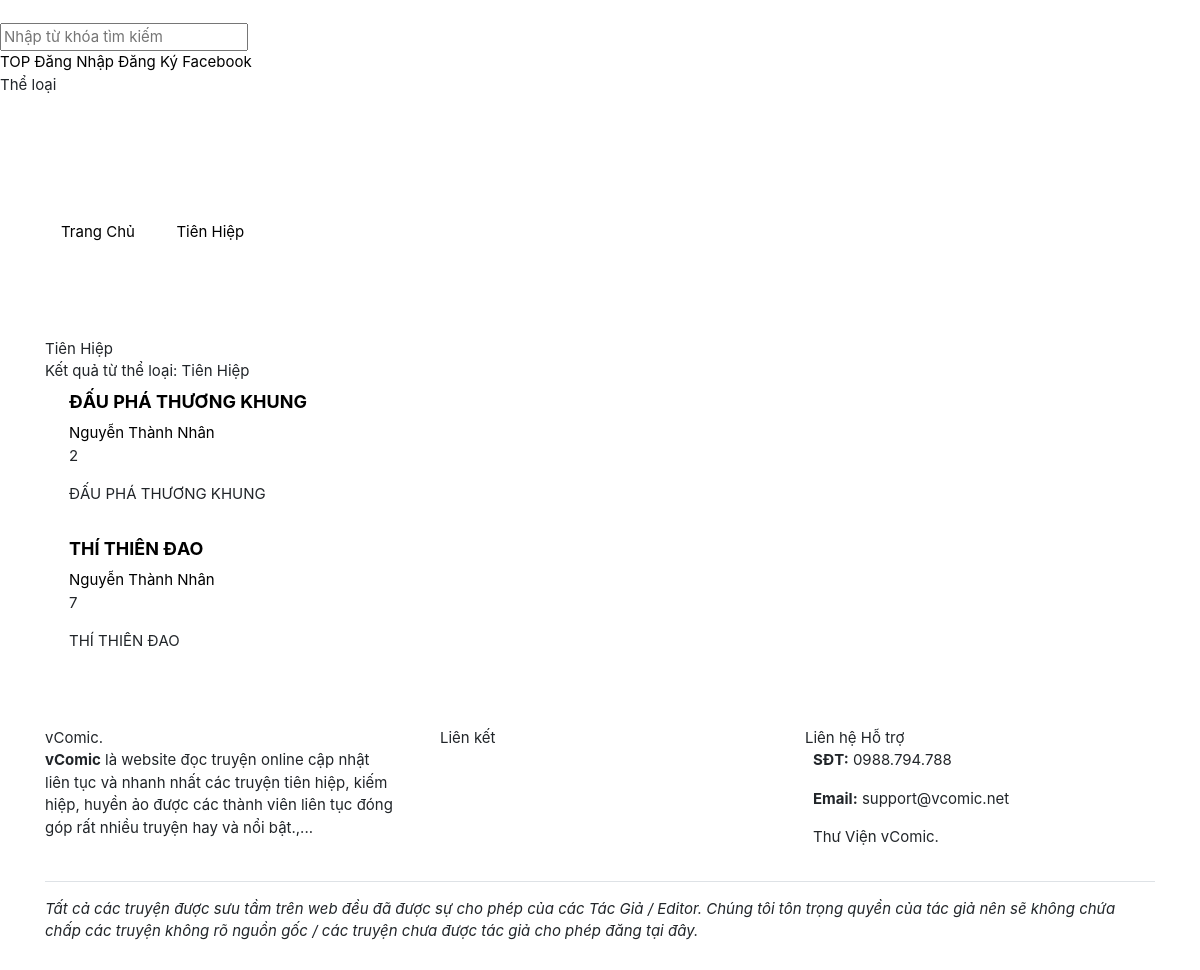
The app's page /category/tien-hiep, older data.
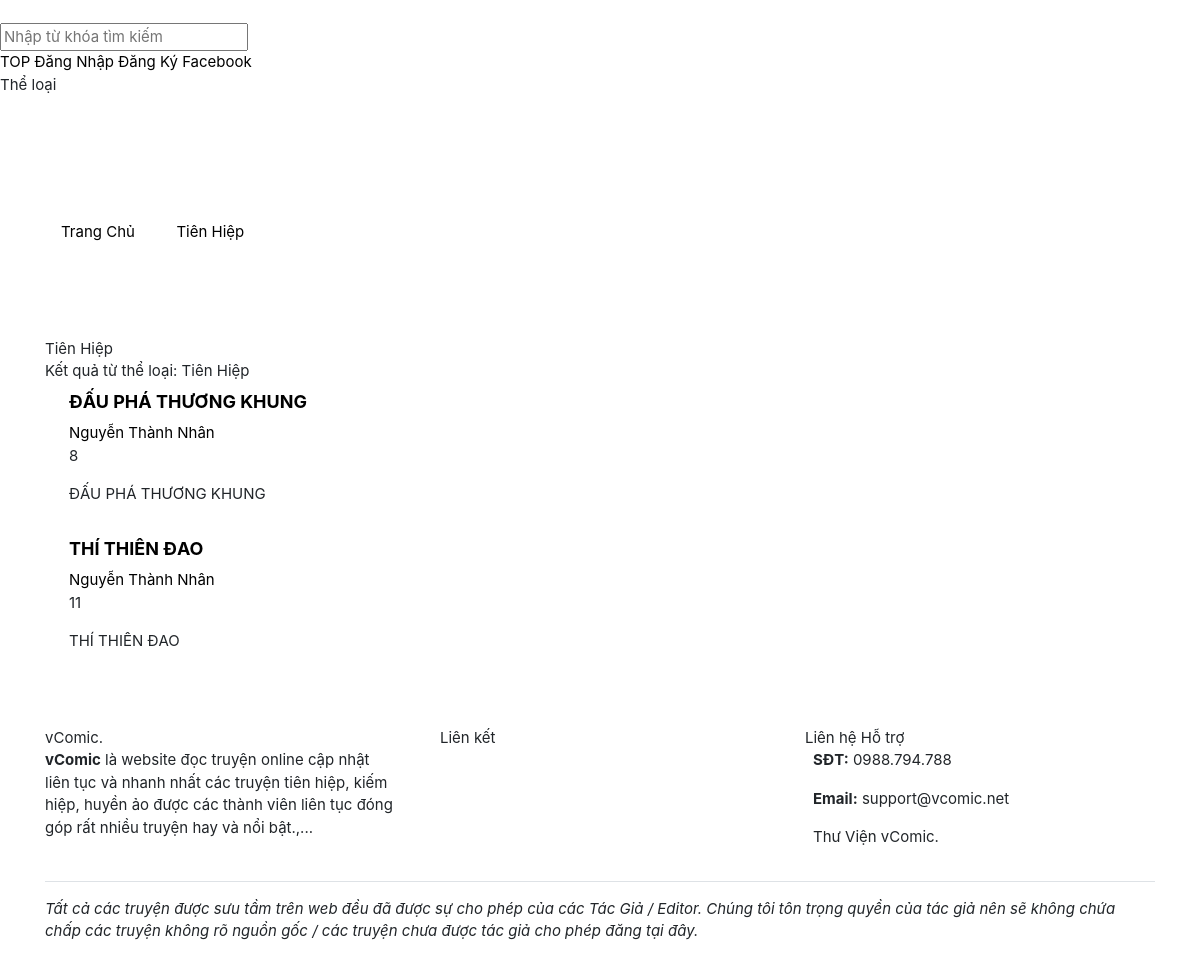
The same page, newer data.
### tables this page shows
CREATE TABLE `categories` (
  `id` int(11) NOT NULL,
  `name` varchar(255) NOT NULL,
  `slug` varchar(255) NOT NULL,
  `created_at` int(11) NOT NULL
);

CREATE TABLE `stories` (
  `id` int(11) NOT NULL,
  `title` varchar(255) NOT NULL,
  `slug` varchar(255) NOT NULL,
  `summary` varchar(255) NOT NULL,
  `thumbnail` varchar(255) NOT NULL,
  `author` varchar(255) NOT NULL,
  `is_published` tinyint(4) NOT NULL DEFAULT 0,
  `is_completed` tinyint(4) NOT NULL DEFAULT 0,
  `views` int(11) NOT NULL DEFAULT 0,
  `user_id` int(11) NOT NULL,
  `category_id` int(11) NOT NULL,
  `created_at` int(11) NOT NULL
);

CREATE TABLE `users` (
  `id` int(11) NOT NULL,
  `username` varchar(255) NOT NULL,
  `email` varchar(255) NOT NULL,
  `password` varchar(255) NOT NULL,
  `role` tinyint(4) NOT NULL DEFAULT 0,
  `vip` tinyint(4) NOT NULL DEFAULT 0,
  `fullname` varchar(255) NOT NULL,
  `gender` varchar(2) NOT NULL,
  `gold` int(11) NOT NULL DEFAULT 0,
  `coin` int(11) NOT NULL DEFAULT 0,
  `birthday` int(11) NOT NULL,
  `cover` varchar(255) NOT NULL,
  `avatar` varchar(255) NOT NULL,
  `recover_code` varchar(255) NOT NULL,
  `recover_time` int(11) NOT NULL,
  `login_at` int(11) NOT NULL,
  `created_at` int(11) NOT NULL
);

### system/routes.php (called while the page is built)
<?php
$routes = [
	'/' => 'home/home.php',
	'/login' => 'users/login.php',
	'/register' => 'users/register.php',
	'/logout' => 'users/logout.php',
	'/search' => 'search.php',
	'/chat' => 'chat/chat.php',
	'/chat/clear' => 'chat/chat.php?act=clear',
	'/chat/del/(.*)' => 'chat/chat.php?act=del&id=$1',
	'/chat/page/(.*)' => 'chat/chat.php?page=$1',
	'/category/(.*)/page/(.*)' => 'category/category.php?slug=$1&page=$2',
	'/category/(.*)' => 'category/category.php?slug=$1',
	'/tag/(.*)/page/(.*)' => 'tag/tag.php?slug=$1&page=$2',
	'/tag/(.*)' => 'tag/tag.php?slug=$1',
	'/story/read' => 'story/read.php',
	'/story/read/page/(.*)' => 'story/read.php?page=$1',
	'/story/(.*)/like' => 'story/story.php?slug=$1&act=like',
	'/story/(.*)/unlike' => 'story/story.php?slug=$1&act=unlike',
	'/story/(.*)/nomination' => 'story/story.php?slug=$1&act=nomination',
	'/story/(.*)/(.*)' => 'chapter/chapter.php?slug=$2',
	'/story/(.*)' => 'story/story.php?slug=$1',
	'/works/story/new' => 'work/createStory.php',
	'/works/(.*)/new' => 'work/createChapter.php?slug=$1',
	'/profile' => 'users/profile.php',
	'/profile/page/(.*)' => 'users/profile.php?page=$1',
	'/profile/avatar' => 'users/avatar.php',
	'/profile/cover' => 'users/cover.php',
	'/profile/settings' => 'users/settings.php',
	'/profile/password' => 'users/change_password.php',
	'/users/recover' => 'users/recover.php',
	'/users/recover/set/(.*)/(.*)' => 'users/recover.php?act=set&username=$1&recover_code=$2',
	'/(.*)/page/(.*)' => 'users/index.php?username=$1&page=$2',
	'/(.*)/follow' => 'users/index.php?username=$1&act=follow',
	'/(.*)/unfollow' => 'users/index.php?username=$1&act=unfollow',
	'/(.*)' => 'users/index.php?username=$1',
];

### modules/category/category.php (called while the page is built, shortened)
<?php
require_once('system/bootstrap.php');
$data = get_category($slug);
if (count_stories_category($data['id'])) {
	$list_stories = get_stories_category($data['id'], count_stories_category($data['id']));
}
require_once('themes/' . THEME . '/layout/head.php');
require_once('themes/' . THEME . '/templates/category/category.php');
require_once('themes/' . THEME . '/layout/end.php');

### system/bootstrap.php (called while the page is built, shortened)
<?php
require_once('functions.php');
require_once('routes.php');
$user_id = 0;

### system/functions.php (called while the page is built, shortened)
<?php
function cut_string($string = '', $size = 100, $link = ' [...]')
{
    $string = strip_tags(trim($string));
    $strlen = strlen($string);
    $str    = substr($string, $size, 20);
    $exp    = explode(" ", $str);
    $sum    = count($exp);
    $yes    = "";
    for($i=0; $i<$sum; $i++)
    {
        if($yes == ""){
            $a = strlen($exp[$i]);
            if($a == 0) { $yes = "no"; $a = 0; }
        }
    }
    $sub = substr($string, 0, $size+$a);
    return $sub;
}
$per_page = 20;
function get_page($total, $return = 0)
{
    global $per_page;
    $page = isset($_GET['page']) ? abs(intval($_GET['page'])) : 1;
    $max_page = ceil($total / $per_page);
    return ' LIMIT ' . $per_page . ' OFFSET ' . (($page - 1) * $per_page);
}

### themes/colab/templates/category/category.php (the view, shortened to what this page needs)
<section class="container-fluid mt-5 pt-3">
    <div class="container">
        <div class="row">
            <div class="col-md-12">
                <nav aria-label="breadcrumb">
                    <ul class="breadcrumb">
                        <li class="breadcrumb-item">
                            <a href="/">
                                <span>Trang Chủ</span>
                            </a>
                        </li>
                        <li class="breadcrumb-item">
                            <a href="#">
                                <span><?= $data['name'] ?></span>
                            </a>
                        </li>
                    </ul>
                </nav>
            </div>
        </div>
    </div>
</section>
<section class="view-search pt-2 mb-3">
    <div class="container">
        <div class="free-title">
            <div class="content"><?= $data['name'] ?></div>
            <div class="desc">
                Kết quả từ thể loại: <?= $data['name'] ?>
            </div>
        </div>
        <div class="custom-list-group">
<?php if (count_stories_category($data['id'])): ?>
    <?php foreach ($list_stories as $data_story): ?>
            <div class="item">
                <div class="story-sm">
                    <div class="content px-md-2 pt-md-2 pl-md-4 pb-md-2" style="overflow: hidden; height: max-content">
                        <a href="/story/<?= $data_story['slug'] ?>" class="title font-weight-bold" style="font-size:18px; line-height: 1.2">
                            <?= $data_story['title'] ?>
                        </a>
                        <div class="info mt-2 small-text">
                            <div class="author">
                                <a href="/<?= get_info_id($data_story['user_id'])['username'] ?>"><?= get_info_id($data_story['user_id'])['fullname'] ?></a>
                            </div>
                            <span class="view"><i class="fas fa-eye"></i> <?= $data_story['views'] ?></span>
                        </div>
                        <div class="desc my-3"><?= cut_string(nl2br($data_story['summary'])) ?></div>
                    </div>
                </div>
            </div>
    <?php endforeach ?>
<?php else: ?>
            <div class="item">
                Không có truyện nào cho thể loại <b><?= $data['name'] ?></b>
            </div>
<?php endif ?>
        </div>
    </div>
</section>

### index.php (shortened to what this page needs)
<?php
require_once('system/bootstrap.php');
$uri = $_SERVER['REQUEST_URI'];
foreach ($routes as $key => $value) {
	if (preg_match('#^' . $key . '$#', $uri)) {
		$uri = preg_replace('#^' . $key . '$#', $value, $uri);
		$a = explode('?', $uri, 2);
		$slug = isset($_GET['slug']) ? $_GET['slug'] : '';
		require_once('modules/' . $a[0]);
		exit;
	}
}

### themes/colab/layout/head.php (shortened to what this page needs)
<!DOCTYPE html>
<html lang="vi">
<head>
	<link rel="stylesheet" href="<?= SITE_URL ?>/assets/css/all.min.css?ver=<?= VERSION ?>" />
	<link rel="stylesheet" href="<?= SITE_URL ?>/assets/css/bootstrap.min.css?ver=<?= VERSION ?>" />
	<link rel="stylesheet" href="<?= SITE_URL ?>/themes/<?= THEME ?>/css/swiper.min.css?ver=<?= VERSION ?>" />
	<link rel="stylesheet" href="<?= SITE_URL ?>/themes/<?= THEME ?>/css/custom.css?ver=<?= VERSION ?>" />
</head>
<body>
    <header style="margin-bottom: 52px;">
        <nav class="custom-nav">
            <div class="custom-nav-brand">
                <a href="/" class="text-white">vComic.</a>
            </div>
            <div class="custom-nav-search">
                <form method="GET">
                    <input type="text" class="nav-search-input" name="search" id="search" placeholder="Nhập từ khóa tìm kiếm" />
                </form>
            </div>
            <div class="custom-nav-item">
                <div class="custom-nav-list">
                    <a class="item" href="/top">
                        <i class="far fa-hashtag"></i> TOP
                    </a>
    <?php if ($user_id): ?>
                    <a class="item" href="/chat">
                        <i class="fal fa-comment-alt-lines"></i> Chat
                    </a>
                    <a class="item" href="/story/read">
                        <i class="far fa-history"></i> Đã Đọc
                    </a>
                    <a class="item" href="/profile">
                        <img class="lazy avatar-sm" data-original="/uploads/avatar/<?= $user['avatar'] ?>?t=<?= time() ?>"> <?= $user['fullname'] ?>
                    </a>
                    <a class="item" href="/logout"><i class="fal fa-door-open"></i></a>
    <?php else: ?>
                    <a class="item" href="#" data-toggle="modal" data-target="#loginModal">
                        <i class="fal fa-sign-in"></i> Đăng Nhập
                    </a>
                    <a class="item" href="#" data-toggle="modal" data-target="#registerModal">
                        <i class="fal fa-user-plus"></i> Đăng Ký
                    </a>
                    <a class="item" href="https://facebook.com/100009162578251" target="_blank">
                        <i class="fab fa-facebook-f"></i> Facebook
                    </a>
    <?php endif ?>
                    <div class="item cursor">
                        <i class="fal fa-list"></i> <span class="list-title">Thể loại</span>
                        <div class="more-item category">
                            <div class="row text-center">
    <?php if (get_categories()): ?>
    <?php foreach (get_categories() as $list_cate): ?>
                                <div class="col-6 sub px-2">
                                    <a href="/category/<?= $list_cate['slug'] ?>" class="text-white"><?= $list_cate['name'] ?></a>
                                </div>
    <?php endforeach ?>
    <?php else: ?>
                                <div class="col-12 sub px-2">
                                    <a href="#" class="text-white">Chưa có danh mục nào!</a>
                                </div>
    <?php endif ?>
                            </div>
                        </div>
                    </div>
                </div>
            </div>
        </nav>
    </header>

### themes/colab/layout/end.php (shortened to what this page needs)
<footer>
    <div class="container">
        <div class="row">
            <div class="col-md-4 mb-3">
                <div class="footer-title">
                    vComic.
                </div>
                <div class="footer-content">
                    <b>vComic</b> là website đọc truyện online cập nhật liên tục và nhanh nhất các truyện tiên hiệp, kiếm hiệp, huyền ảo được các thành viên liên tục đóng góp rất nhiều truyện hay và nổi bật.,...
                </div>
            </div>
            <div class="col-md-8 mb-3">
                <div class="container-fluid">
                    <div class="row">
                        <div class="col-md-6 mb-3">
                            <div class="footer-title">
                                Liên kết
                            </div>
                        </div>
                        <div class="col-md-6">
                            <div class="footer-title">
                                Liên hệ Hỗ trợ
                            </div>
                            <div class="footer-content">
                                <div class="mb-3">
                                    <i class="fal fa-phone fa-lg mr-2"></i> <b>SĐT:</b> 0988.794.788
                                </div>
                                <div class="mb-3">
                                    <i class="fal fa-envelope fa-lg mr-2"></i> <b>Email:</b> support@vcomic.net
                                </div>
                                <div class="mb-3">
                                    <i class="fab fa-facebook fa-lg mr-2"></i> Thư Viện vComic.
                                </div>
                            </div>
                        </div>
                    </div>
                </div>
            </div>
        </div>
        <div class="border-top pt-3">
            <i>Tất cả các truyện được sưu tầm trên web đều đã được sự cho phép của các Tác Giả / Editor. Chúng tôi tôn trọng quyền của tác giả nên sẽ không chứa chấp các truyện không rõ nguồn gốc / các truyện chưa được tác giả cho phép đăng tại đây.</i>
        </div>
    </div>
</footer>
</body>
</html>

Row changes from the older to the newer data that the page shows:
changed stories "ĐẤU PHÁ THƯƠNG KHUNG": views "2" → "8"
changed stories "THÍ THIÊN ĐAO": views "7" → "11"
